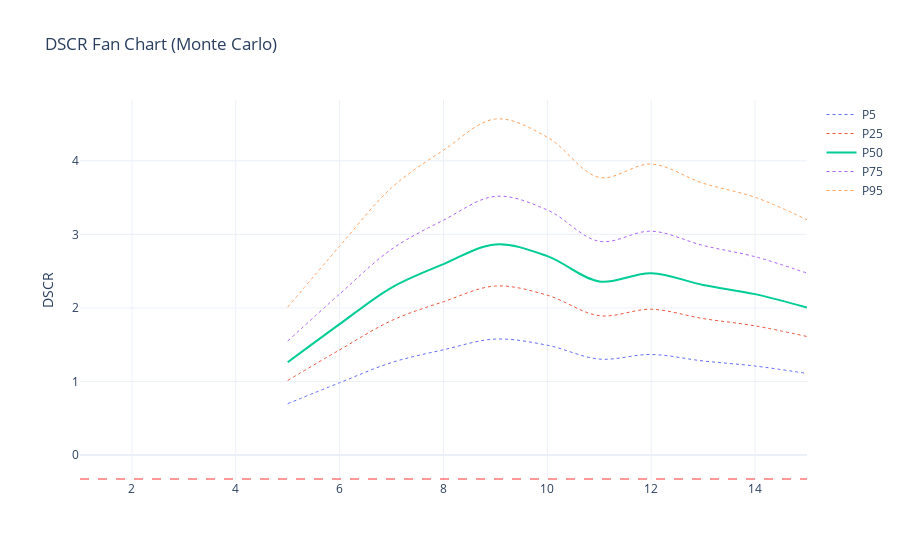

Notebook code for this chart:
### Markdown cell above
## 4. Simulación Monte Carlo y Análisis de Riesgo

### 4.1 Configuración de la Simulación

La simulación Monte Carlo genera 10,000 trayectorias de CFADS incorporando las 11 variables estocásticas correlacionadas. El motor utiliza:

- **Vectorización NumPy:** Procesamiento batch para eficiencia (<5 min para 10k sims)
- **Variantes Antitéticas:** Reducción de varianza sin aumentar samples
- **Correlación Cholesky:** Matriz SPD-validada para copula Gaussiana

**Justificación de 10,000 simulaciones:**

El número de simulaciones se calibró considerando el trade-off entre precisión estadística y costo computacional:

| Criterio | Análisis |
|----------|----------|
| **Error estándar** | Para breach probability ~2.5%: SE = √(0.025×0.975/10,000) = 0.16%, IC 95%: ±0.31% |
| **Eventos observados** | 2.5% × 10,000 = 250 eventos de breach (estadísticamente robusto) |
| **Variantes antitéticas** | Duplican eficiencia → ~20,000 puntos equivalentes para momentos simétricos |
| **Dimensionalidad** | Baja (~11 variables) vs portfolios de crédito (100+ activos) |
| **Convergencia** | Verificada: resultados estables entre 5K y 10K sims (variación <0.5%) |

*Nota: Para extensiones a portfolios de múltiples proyectos tokenizados, se requerirían ≥100K simulaciones para capturar adecuadamente la dependencia de cola en defaults conjuntos (Glasserman, 2003).*

### 4.2 Fan Chart de DSCR

### Code cell
# Visualización: Fan Chart DSCR (percentiles Monte Carlo)
PANELS['dscr_fan_chart']

### Figure 1 — Plotly figure (JSON) as saved in the notebook; plotly's stock layout.template omitted (floating-point values rounded to 4 significant figures)
{"data": [{"line": {"dash": "dot", "shape": "spline", "width": 1}, "mode": "lines", "name": "P5", "type": "scatter", "x": [1, 2, 3, 4, 5, 6, 7, 8, 9, 10, 11, 12, 13, 14, 15], "y": [null, null, null, null, 0.6986, 0.9834, 1.258, 1.431, 1.576, 1.493, 1.305, 1.367, 1.279, 1.21, 1.109]}, {"line": {"dash": "dot", "shape": "spline", "width": 1}, "mode": "lines", "name": "P25", "type": "scatter", "x": [1, 2, 3, 4, 5, 6, 7, 8, 9, 10, 11, 12, 13, 14, 15], "y": [null, null, null, null, 1.014, 1.43, 1.828, 2.085, 2.297, 2.173, 1.895, 1.982, 1.855, 1.756, 1.612]}, {"line": {"shape": "spline", "width": 2}, "mode": "lines", "name": "P50", "type": "scatter", "x": [1, 2, 3, 4, 5, 6, 7, 8, 9, 10, 11, 12, 13, 14, 15], "y": [null, null, null, null, 1.261, 1.78, 2.278, 2.596, 2.863, 2.704, 2.36, 2.472, 2.312, 2.188, 2.005]}, {"line": {"dash": "dot", "shape": "spline", "width": 1}, "mode": "lines", "name": "P75", "type": "scatter", "x": [1, 2, 3, 4, 5, 6, 7, 8, 9, 10, 11, 12, 13, 14, 15], "y": [null, null, null, null, 1.55, 2.189, 2.798, 3.193, 3.517, 3.332, 2.905, 3.043, 2.849, 2.696, 2.473]}, {"line": {"dash": "dot", "shape": "spline", "width": 1}, "mode": "lines", "name": "P95", "type": "scatter", "x": [1, 2, 3, 4, 5, 6, 7, 8, 9, 10, 11, 12, 13, 14, 15], "y": [null, null, null, null, 2.011, 2.84, 3.635, 4.145, 4.568, 4.321, 3.774, 3.956, 3.695, 3.505, 3.199]}], "layout": {"shapes": [{"line": {"color": "red", "dash": "dash"}, "opacity": 0.4, "type": "line", "x0": 0, "x1": 1, "xref": "x domain", "y0": -0.3254, "y1": -0.3254, "yref": "y"}], "title": {"text": "DSCR Fan Chart (Monte Carlo)"}, "yaxis": {"title": {"text": "DSCR"}}}}
